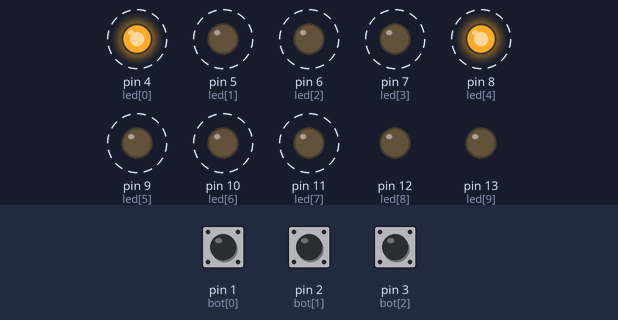
This sketch was run on a simulated Arduino Uno, built with avr-gcc and run on an emulated ATmega328P. Shown: output pins drawn as LEDs (lit = HIGH). Dashed ring = blinking. The test bench sets the inputs (shaded band); at power-on: pin 1 (bot[0]) LOW, pin 2 (bot[1]) LOW, pin 3 (bot[2]) LOW.

Above: at 1.25 s.
1.3 s: pin 1 (bot[0]) pulled HIGH for 0.15 s
At 1.65 s:
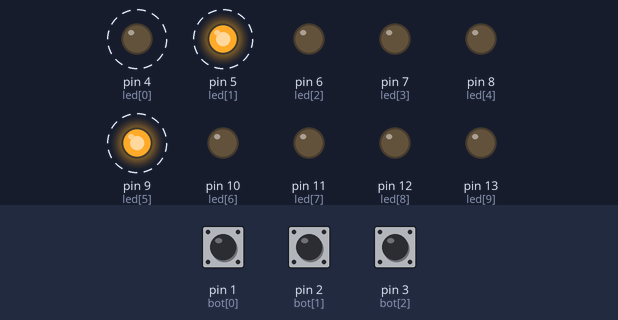
4.3 s: pin 2 (bot[1]) pulled HIGH for 0.15 s
At 4.85 s:
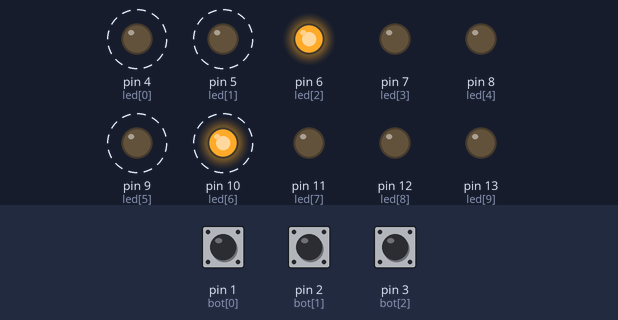
7.3 s: pin 3 (bot[2]) pulled HIGH for 0.15 s
10.3 s: pin 1 (bot[0]) pulled HIGH for 1 s
At 11.75 s:
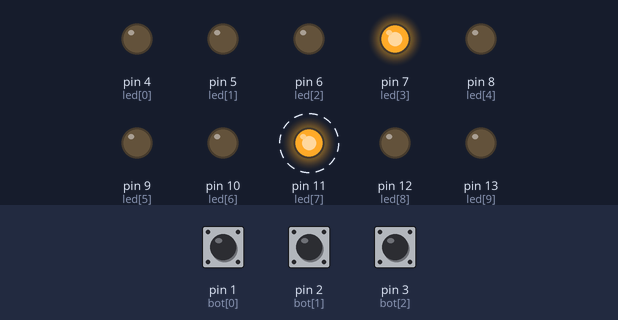
13.3 s: pin 2 (bot[1]) pulled HIGH for 1 s
At 13.46 s:
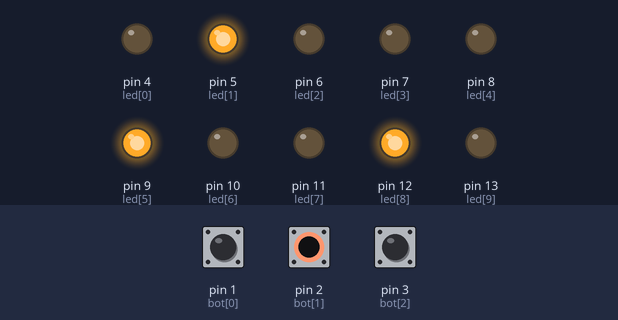
16.3 s: pin 3 (bot[2]) pulled HIGH for 1 s
At 16.51 s:
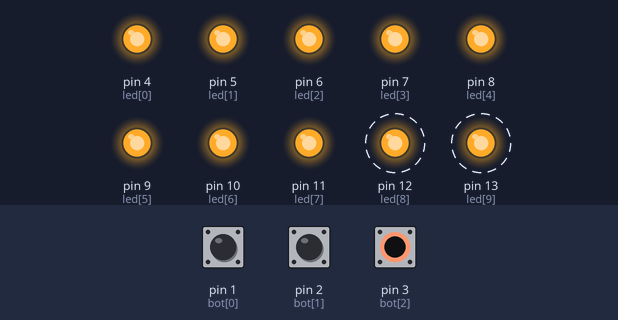
Timing chart, 0 to 20.3 s (numbered marks = the images above; inputs shaded):
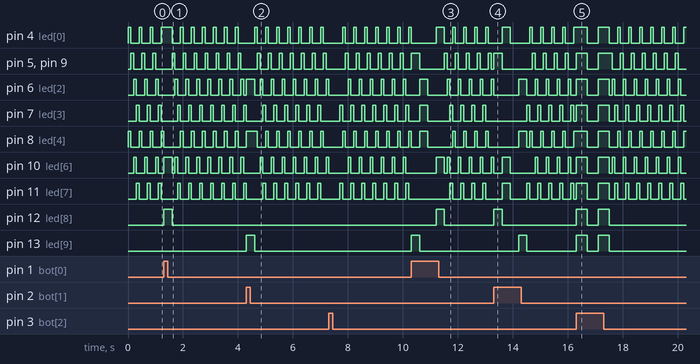

Measured:
- after the input at 1.3 s, pin 12 (led[8]): LOW → HIGH at once, → LOW 0.30 s later
- after the input at 4.3 s, pin 13 (led[9]): LOW → HIGH at once, → LOW 0.30 s later
- after the input at 10.3 s, pin 12 (led[8]): LOW → HIGH after 0.91 s, → LOW 0.30 s later; pin 13 (led[9]): LOW → HIGH at once, → LOW 0.30 s later
- after the input at 13.3 s, pin 12 (led[8]): LOW → HIGH at once, → LOW 0.30 s later; pin 13 (led[9]): LOW → HIGH after 0.91 s, → LOW 0.30 s later
- after the input at 16.3 s, pin 12 (led[8]), pin 13 (led[9]): alternates HIGH for 0.40 s and LOW for 0.40 s, 4 changes in all, then stays LOW, starting at once

The sketch:

ChalecoV5.ino
```cpp
/* Programa ChalecoV5.ino
   Realiza el control de encendido de los leds del chaleco
   de seguridad para ciclistas                           */
// Variables
int bot[ ] = {1,2,3};
int led[ ] = {4,5,6,7,8,9,10,11,12,13};
int numLeds = 10;
int numBots = 3;
int tiempoRet = 300;
int tiempoStop = 400;
int tiempoRetOciosa = 100;
int estePin;
int cuenta_der = 0;
int cuenta_alto = 0;
int cuenta_izq = 0;
int cuenta_ocio = 0;
bool bot_derecha = LOW;
bool bot_alto = LOW;
bool bot_izquierda = LOW;
// Función setup
void setup ()
{
  for (estePin = 0; estePin < numBots; estePin++)
  {
    pinMode (bot[estePin],INPUT);
  }
  for (estePin = 0; estePin < numLeds; estePin++)
  {
    pinMode (led[estePin],OUTPUT);
  }
}
// Función loop
void loop ()
{
  for (estePin = 0; estePin < numLeds; estePin++)
  {
    digitalWrite (led[estePin], LOW);
  }

  bot_derecha = digitalRead (bot[0]);
  bot_izquierda = digitalRead (bot[1]);
  bot_alto = digitalRead (bot[2]);
  if (bot_alto==HIGH)
  {
    Alto();
  }
  else if (bot_derecha==HIGH)
  {
    Derecha ();
  }
  else if (bot_izquierda==HIGH)
  {
    Izquierda ();
  }
  else
  {
    Ociosa();
  }
}
// Función Derecha
void Derecha ()
{
  switch (cuenta_der)
  {
    case 0:
      digitalWrite (led[0],HIGH);
      digitalWrite (led[8],HIGH);
      digitalWrite (led[6],HIGH);
      break;
    case 1:
      digitalWrite (led[1],HIGH);
      digitalWrite (led[9],HIGH);
      digitalWrite (led[5],HIGH);
      break;
    case 2:
      digitalWrite (led[2],HIGH);
      digitalWrite (led[3],HIGH);
      digitalWrite (led[4],HIGH);
      break;
    default:
      ;
  }
  delay (tiempoRet);
  cuenta_der++;
  if (cuenta_der > 3)
  {
    cuenta_der = 0;
  }
}
// Función Alto
void Alto () {
  if (cuenta_alto == 1)
  {
    for (estePin = 0; estePin < numLeds; estePin++)
    {
      digitalWrite (led[estePin],HIGH);
    }
  }
  else
  {
    for (estePin = 0; estePin < numLeds; estePin++)
    {
      digitalWrite (led[estePin],LOW);
    }
  }
  delay (tiempoStop);
  cuenta_alto++;
  if (cuenta_alto > 1)
  {
    cuenta_alto = 0;
  }
}
// Función Izquierda
void Izquierda ()
{
  switch (cuenta_izq)
  {
    case 0:
      digitalWrite (led[2],HIGH);
      digitalWrite (led[9],HIGH);
      digitalWrite (led[4],HIGH);
      break;
    case 1:
      digitalWrite (led[1],HIGH);
      digitalWrite (led[8],HIGH);
      digitalWrite (led[5],HIGH);
      break;
    case 2:
      digitalWrite (led[0],HIGH);
      digitalWrite (led[7],HIGH);
      digitalWrite (led[6],HIGH);
      break;
    default:
      ;
  }
  delay (tiempoRet);
  cuenta_izq++;
  if (cuenta_izq > 3)
  {
    cuenta_izq = 0;
  }
}
// Función Ociosa
void Ociosa ()
{
  digitalWrite (led[cuenta_ocio],HIGH);
  digitalWrite (led[cuenta_ocio+4],HIGH);
  delay (tiempoRetOciosa);
  cuenta_ocio++;
  if (cuenta_ocio > 3)
  {
    cuenta_ocio = 0;
  }
}
```
